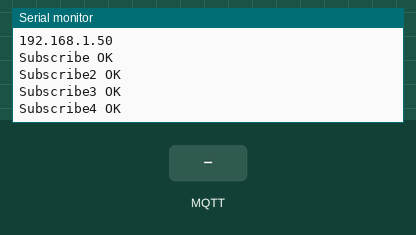
This sketch was run on a simulated ESP8266 (NodeMCU). On the bench: the last lines printed to the serial monitor. The inputs (shaded band) are chosen by the test bench. WiFi joins after 1.5 s; servers stay silent unless stated; no MQTT or app messages arrive unless stated.

Above: at 3.7 s.
3.8 s: MQTT message "on" arrives on the first subscribed topic
At 5.0 s:
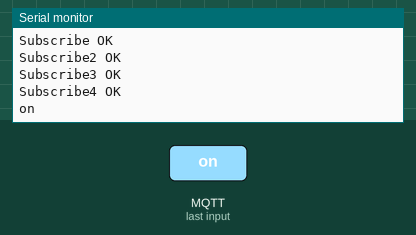
5.3 s: MQTT message "off" arrives on the first subscribed topic
At 6.3 s:
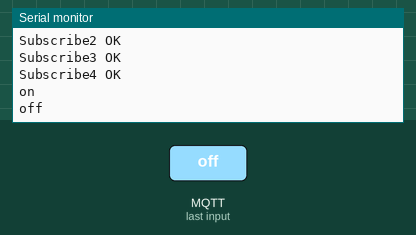

The sketch:

init.lua.ino
```cpp
#include <PubSubClient.h>
#include <ESP8266WiFi.h>

//DEFINES
#define TOPIC_SUBSCRIBE        "presencia/"
#define TOPIC_SUBSCRIBE2        "excedidos/"
#define TOPIC_SUBSCRIBE3       "limte/"
#define TOPIC_SUBSCRIBE4       "claves/"
#define TOPIC_PUBLISH          "home/"
#define SIZE_BUFFER_DATA       50

long timeNow;

//VARIABLES
const char* idDevice = "cerradura";
boolean     stringComplete = false;
boolean     init_flag = false;
String      inputString = "";
char        bufferData [SIZE_BUFFER_DATA];

// CLIENTE WIFI & MQTT
WiFiClient    clientWIFI;
PubSubClient  clientMQTT(clientWIFI);

// CONFIG WIFI
const char* ssid = "kiubo";
const char* password = "quemas98";

// CONFIG MQTT
IPAddress serverMQTT (172,24,42,82);
const char* mqtt_server="m11.cloudmqtt.com";
const uint16_t portMQTT = 14337;
const char* usernameMQTT = "kabs";
const char* passwordMQTT = "kabs";

void connectWIFI() {
  // Conectar a la red WiFi
  Serial.println();
  Serial.print("Connecting to ");
  Serial.println(ssid);

  if(WiFi.status() != WL_CONNECTED) {
    WiFi.begin(ssid, password);
  }

  while (WiFi.status() != WL_CONNECTED) {
    delay(500);
    Serial.print(".");
  }
  Serial.println("");
  Serial.println("WiFi connected");
  Serial.println(WiFi.localIP());
}

void reconnectWIFI() {
  // Conectar a la red WiFi
  if(WiFi.status() != WL_CONNECTED) {
    WiFi.begin(ssid, password);
  }

  while (WiFi.status() != WL_CONNECTED) {
    delay(500);
  }
}

void callback(char* topic, byte* payload, unsigned int length) {
  Serial.write(payload, length);
  Serial.println();
}

void setup() {
  Serial.begin(9600);
  inputString.reserve(100);

  clientMQTT.setServer(mqtt_server, portMQTT);
  clientMQTT.setCallback(callback);
  connectWIFI();
  delay(1000);
}

void processData() {
  if (WiFi.status() == WL_CONNECTED) {
    if(init_flag == false) {
      init_flag = true;

      boolean conectMQTT = false;
      if (!clientMQTT.connected()) {
        if (!clientMQTT.connect(idDevice, usernameMQTT, passwordMQTT)) {
        //if (!clientMQTT.connect(idDevice)) {
          conectMQTT = false;
        }
        conectMQTT = true;
      }
      else {
        conectMQTT = true;
      }
      if(conectMQTT) {
        if(clientMQTT.subscribe(TOPIC_SUBSCRIBE)) {
           Serial.println("Subscribe OK");
        }
        if(clientMQTT.subscribe(TOPIC_SUBSCRIBE2)) {
           Serial.println("Subscribe2 OK");
        }
        if(clientMQTT.subscribe(TOPIC_SUBSCRIBE3)) {
           Serial.println("Subscribe3 OK");
        }
        if(clientMQTT.subscribe(TOPIC_SUBSCRIBE4)){
          Serial.println("Subscribe4 OK");
        }
      }
    }

    if (stringComplete && clientMQTT.connected()) {
      if(clientMQTT.publish(TOPIC_PUBLISH, bufferData)) {
        inputString = "";
        stringComplete = false;
      }
      init_flag = false;
    }
  }
  else {
    connectWIFI();
    init_flag = false;
  }
  clientMQTT.loop();
}

void receiveData() {
  while (Serial.available()) {
    // get the new byte:
    char inChar = (char)Serial.read();
    // add it to the inputString:
    inputString += inChar;
    // if the incoming character is a newline, set a flag
    // so the main loop can do something about it:
    if (inChar == '\n') {
      inputString.toCharArray(bufferData, SIZE_BUFFER_DATA);
      stringComplete = true;
    }
  }
}
boolean heartBeat=false;
void loop() {
  receiveData();
  processData();
  if(!heartBeat)
  {
   timeNow=millis();
   heartBeat=true;
  }
  if(millis()-timeNow>10000){
    heartBeat=false;
    Serial.println("enviando");
    clientMQTT.publish(TOPIC_PUBLISH,"HeartBeat&&HeartBeat&&4&&HeartBeat");
  }
}
```

Measured:
- after the input at 3.8 s, the serial monitor: prints a new line at once (image 1)
- after the input at 5.3 s, the serial monitor: prints a new line at once (image 2)
